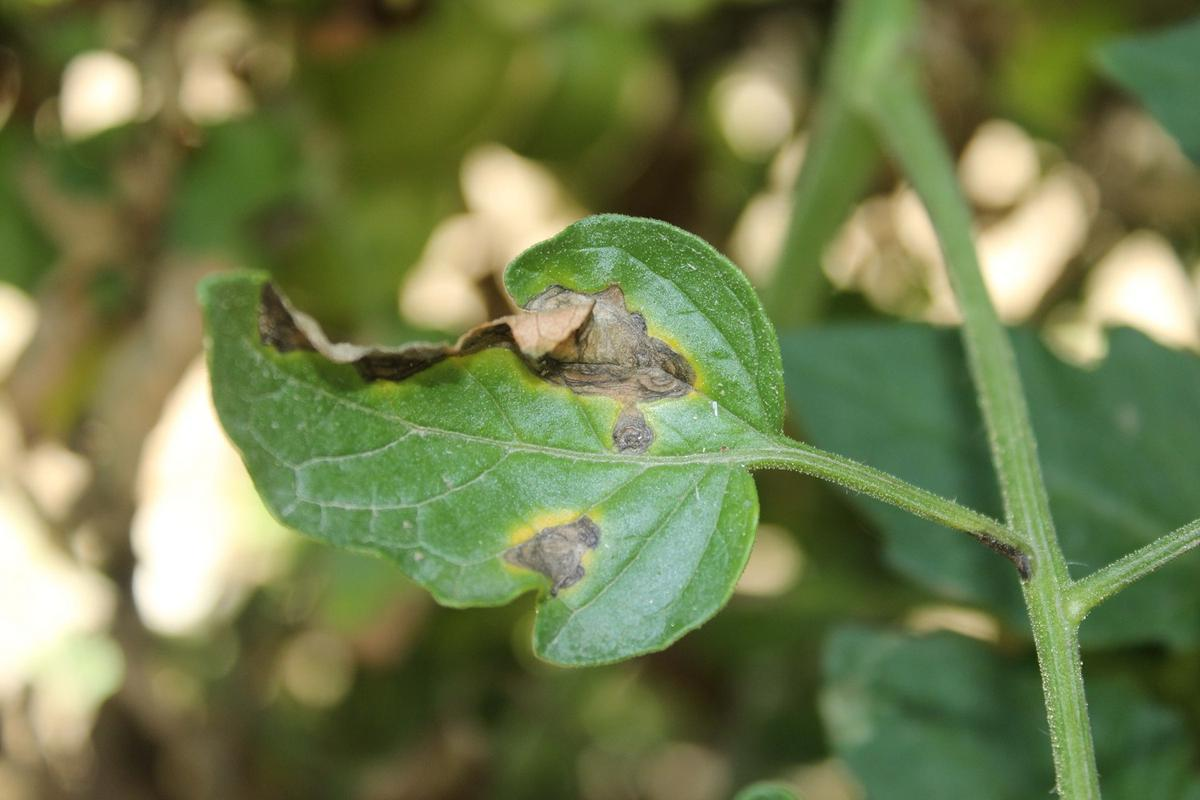
#> input picture examples/images/early_blight-105.JPG, 1200 x 800 px
$ python -i stage_local_leaf_sources.py   (imports and definitions only)
#> lines starting #> are read from the running program, lines starting #| are printed output that depends on the picture
### research/reference_source/scripts/prepare_multisource.py
"""Prepare v3 multi-source manifests WITHOUT changing v2 data or PlantDoc.

Input: an extracted folder or .zip downloaded from Mendeley 10.17632/swtt5wy2pr.1.
Only exact tomato leaf class folders are accepted. Images are copied into a
controlled destination after byte/near-duplicate audits and fixed splitting.

Reusing held-out data for model selection is prohibited. No PlantDoc image is
added to training or validation, and original PlantVillage test is unchanged.
"""
import argparse
import csv
import hashlib
import io
import json
import random
import re
import shutil
import zipfile
from collections import Counter
from pathlib import Path, PurePosixPath

from PIL import Image, UnidentifiedImageError

CLASSES = ('healthy', 'early_blight', 'late_blight')
IMAGE_EXT = {'.jpg', '.jpeg', '.png', '.webp', '.bmp'}
# Explicit exact class aliases; NEVER match by substring (e.g. Healthy Fruits).
ALIASES = {
    'healthy leaf': 'healthy', 'tomato healthy leaf': 'healthy',
    'early blight leaf': 'early_blight', 'tomato early blight leaf': 'early_blight',
    'late blight leaf': 'late_blight', 'tomato late blight leaf': 'late_blight',
}
FIELDS = ('path', 'mask_path', 'label', 'sha256', 'source')


def normalized(name):
    return re.sub(r'[^a-z0-9]+', ' ', str(name).lower()).strip()


# [5 lines left out: function detect_label, not called in this run]


def dhash(image):
    """64-bit difference hash, useful for near-duplicate *screening* only."""
    gray = image.convert('L').resize((9, 8), Image.Resampling.BILINEAR)
    px = list(gray.getdata())
    bits = 0
    for y in range(8):
        for x in range(8):
            bits = (bits << 1) | int(px[y * 9 + x] > px[y * 9 + x + 1])
    return bits


# [239 lines left out: functions load_base, source_images, audit_candidates, existing_hashes_and_phashes, prepare, parser, not called in this run]


# [2 lines that do not run on import are left out]

### scripts/stage_local_leaf_sources.py
"""Stage labelled public images for a local-view experiment and cross-source audit."""

import argparse
import csv
import json
import re
from collections import Counter, defaultdict
from concurrent.futures import ThreadPoolExecutor, as_completed
from hashlib import sha256 as digest
from pathlib import Path, PurePosixPath
from zipfile import ZipFile

from PIL import Image, ImageDraw, ImageOps
from scipy.fft import dctn
import numpy as np

from fetch_online_images import RemoteZip, extract_member
from prepare_expanded_field_trial import EARLY_TRIAL, excluded_evaluation
from prepare_online_run import EXTERNAL_MANIFESTS, MANIFEST_DIR, REFERENCE, REFERENCE_MANIFESTS
from prepare_online_run import NearDuplicateIndex, dhash, rows, sha256


TRIAL = MANIFEST_DIR.parent / "local_leaf_trial"
EXPANDED = MANIFEST_DIR.parent / "expanded_field_trial"
CHEN_ARCHIVE = {
    "content_details": {"size": 544524808,
                        "download_url": "https://zenodo.org/records/15868289/files/Tomato-Disease.zip?download=1"},
}
CHEN_CLASSES = {0: "early_blight", 1: "healthy", 2: "late_blight"}
TAIWAN_CLASSES = {"health": "healthy", "Late blight": "late_blight"}
TAIWAN_SOURCE = "https://doi.org/10.17632/ngdgg79rzb.1"
TAIWAN_ARCHIVE_SHA256 = "f623d13a7f0388dada08ca5b5f22716557defce3832f50ff6af7153e0eab676d"
FIELD_LIMIT = 40
FIELDS = ("path", "mask_path", "label", "sha256", "source", "origin", "capture_group", "review_id")
SUFFIXES = {".jpg", ".jpeg", ".png"}


# [11 lines left out: functions write_csv, write_json, not called in this run]


def image_hashes(path):
#> called with path = '../examples/images/early_blight-105.JPG'
    with Image.open(path) as picture:
#> picture is the input picture: PIL image 1200x800 RGB; mean R, G, B 112.7, 124.9, 77.3
        picture = ImageOps.exif_transpose(picture).convert("RGB")
    signatures = []
    for variant in (picture, ImageOps.mirror(picture)):
        sample = np.asarray(variant.convert("L").resize((32, 32), Image.Resampling.LANCZOS), dtype=np.float32)
        low = dctn(sample, norm="ortho")[:8, :8].flatten()
        packed = int.from_bytes(np.packbits(low > np.median(low[1:])).tobytes(), "big")
        signatures.append((dhash(variant), packed))
#> this loop made 2 passes
#> packed on passes 1 to 2: 18196291783627869252, 12237234071031961937
#> pass 1, in image_hashes, `sample = np.asarray(variant.convert("L").resize((32, 32), Image.Resamp..`:
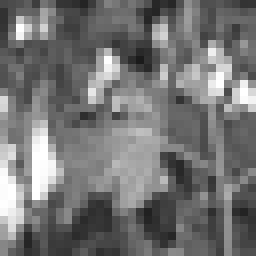
#> sample: shape (32, 32) float32 (shown 8 times larger); min 27, max 255, mean 115.7
#> pass 2, in image_hashes, `sample = np.asarray(variant.convert("L").resize((32, 32), Image.Resamp..`:
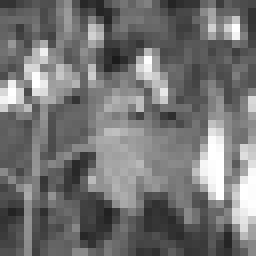
#> sample: shape (32, 32) float32 (shown 8 times larger); min 27, max 255, mean 115.7
#> after the loop, signatures = [(5463316925728549355, 18196291783627869252), (3275353657637955624, 12237234071031961937)]
    return signatures


# [224 lines left out: functions reference_images, same_photo, candidate_members, range_groups, get_chen_candidates, make_sheets and 5 more, not called in this run]


# [2 lines not run here, left out]

>>> result = image_hashes('../examples/images/early_blight-105.JPG')
#> result has the same summary as signatures in image_hashes

$ run again, on examples/images/healthy-60.JPG
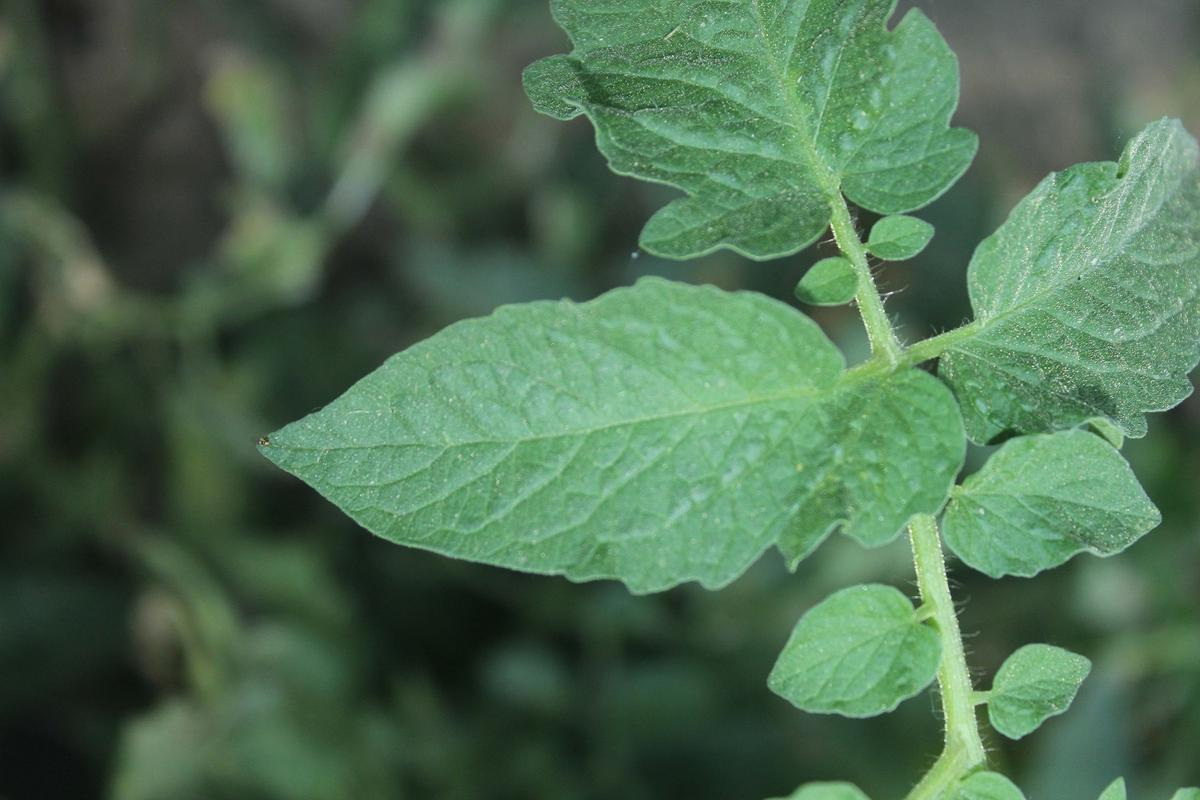
#> input picture examples/images/healthy-60.JPG, 1200 x 800 px
#> in image_hashes, picture is the input picture: PIL image 1200x800 RGB; mean R, G, B 77.9, 109.8, 82.1
#> the loop in image_hashes, `for variant in (picture, ImageOps.mirror(picture)):` made 2 passes
#> packed on passes 1 to 2: 10415542390574575015, 14257874992307714162
#> pass 1, in image_hashes, `sample = np.asarray(variant.convert("L").resize((32, 32), Image.Resamp..`:
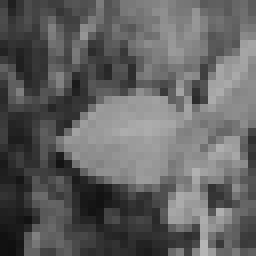
#> sample: shape (32, 32) float32 (shown 8 times larger); min 15, max 182, mean 97.1
#> pass 2, in image_hashes, `sample = np.asarray(variant.convert("L").resize((32, 32), Image.Resamp..`:
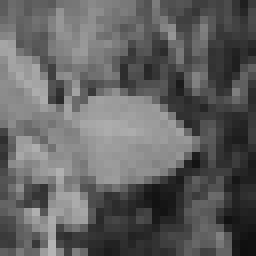
#> sample: shape (32, 32) float32 (shown 8 times larger); min 15, max 182, mean 97.1
#> after the loop in image_hashes, `for variant in (picture, ImageOps.mirror(picture)):`: signatures = [(225778141715719025, 10415542390574575015), (4592540836889049457, 14257874992307714162)]
#> result has the same summary as signatures in image_hashes

$ run again, on examples/images/healthy-tomato_070.jpg
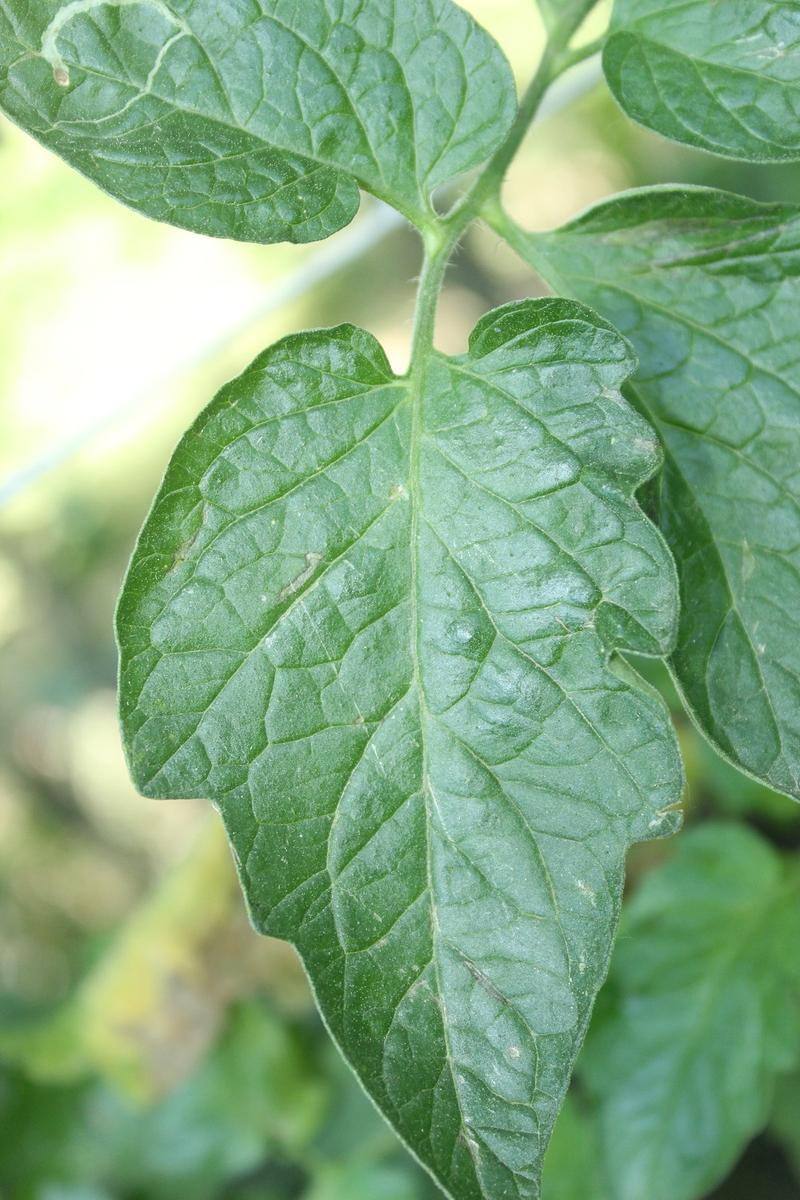
#> input picture examples/images/healthy-tomato_070.jpg, 800 x 1200 px
#> in image_hashes, picture is the input picture: PIL image 800x1200 RGB; mean R, G, B 130.2, 170, 129.1
#> the loop in image_hashes, `for variant in (picture, ImageOps.mirror(picture)):` made 2 passes
#> packed on passes 1 to 2: 15203624658273035489, 9776030863613407412
#> pass 1, in image_hashes, `sample = np.asarray(variant.convert("L").resize((32, 32), Image.Resamp..`:
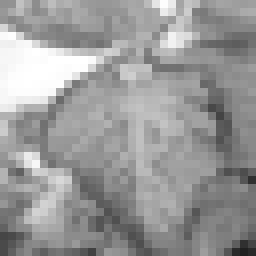
#> sample: shape (32, 32) float32 (shown 8 times larger); min 32, max 255, mean 153.4
#> pass 2, in image_hashes, `sample = np.asarray(variant.convert("L").resize((32, 32), Image.Resamp..`:
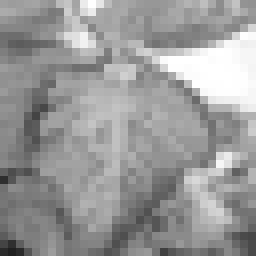
#> sample: shape (32, 32) float32 (shown 8 times larger); min 32, max 255, mean 153.4
#> after the loop in image_hashes, `for variant in (picture, ImageOps.mirror(picture)):`: signatures = [(16641907584506750837, 15203624658273035489), (10966415296748394833, 9776030863613407412)]
#> result has the same summary as signatures in image_hashes

$ run again, on examples/images/late_blight-190.JPG
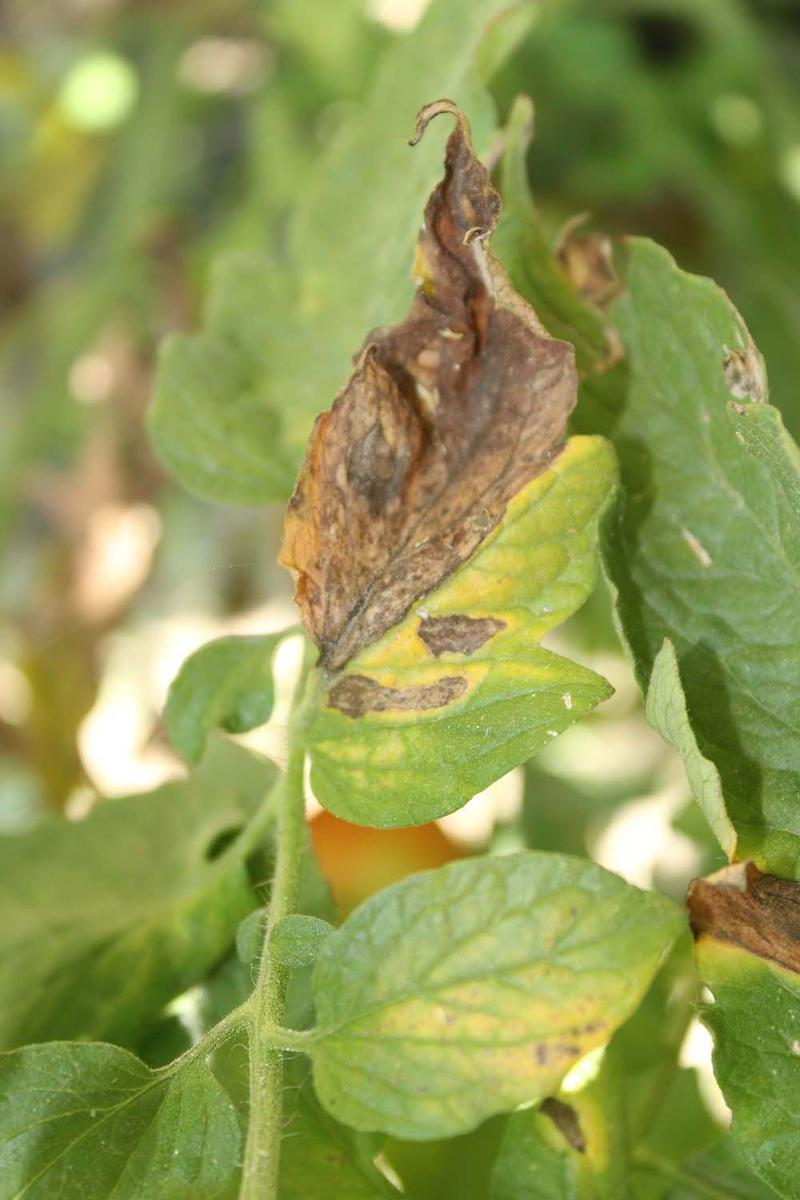
#> input picture examples/images/late_blight-190.JPG, 800 x 1200 px
#> in image_hashes, picture is the input picture: PIL image 800x1200 RGB; mean R, G, B 142.5, 151.4, 81.4
#> the loop in image_hashes, `for variant in (picture, ImageOps.mirror(picture)):` made 2 passes
#> packed on passes 1 to 2: 15017287978271335810, 9600911948731265219
#> pass 1, in image_hashes, `sample = np.asarray(variant.convert("L").resize((32, 32), Image.Resamp..`:
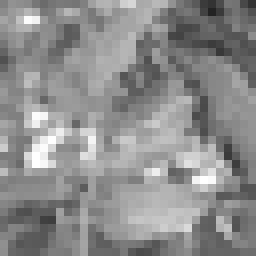
#> sample: shape (32, 32) float32 (shown 8 times larger); min 35, max 255, mean 140.7
#> pass 2, in image_hashes, `sample = np.asarray(variant.convert("L").resize((32, 32), Image.Resamp..`:
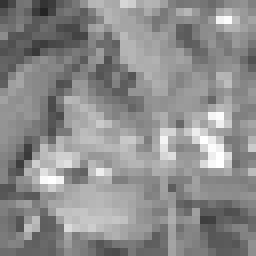
#> sample: shape (32, 32) float32 (shown 8 times larger); min 35, max 255, mean 140.7
#> after the loop in image_hashes, `for variant in (picture, ImageOps.mirror(picture)):`: signatures = [(14906660188705884066, 15017287978271335810), (10089443675464343226, 9600911948731265219)]
#> result has the same summary as signatures in image_hashes
